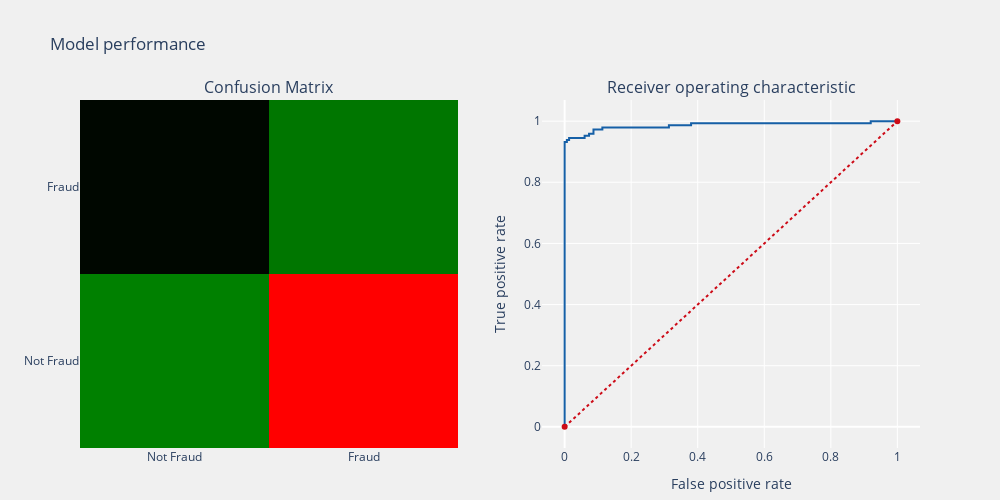

Here is the notebook cell this chart was saved with:
### Markdown cell above
# <a id="10"> 10.Recursive Feature Elimination  </a>

### Code cell
logit = LogisticRegression(max_iter= 1000, solver= 'lbfgs')
rfe=RFE(logit,5)
rfe=rfe.fit(X_train_under,y_train_under.values.ravel())
rfe.support_
rfe.ranking_
idc_rfe=pd.DataFrame({"rfe_support" :rfe.support_,
                       "columns" : [i for i in X.columns],
                       "ranking" : rfe.ranking_,
                      })
cols = idc_rfe[idc_rfe["rfe_support"] == True]["columns"].tolist()

train_rf_X = X_train_under[cols]
train_rf_Y = y_train_under
test_rf_X  = X_test_under[cols]
test_rf_Y  = y_test_under
logit_rfe=LogisticRegression(max_iter= 1000, solver= 'lbfgs')
Fraud(logit_rfe,train_rf_X,test_rf_X,train_rf_Y.values.ravel(),test_rf_Y,"coefficients")

### Figure 1 — Plotly figure (JSON) as saved in the notebook; plotly's stock layout.template omitted (floating-point values rounded to 4 significant figures)
{"data": [{"colorscale": [[0, "red"], [0.001, "black"], [1, "green"]], "name": "matrix", "showscale": false, "type": "heatmap", "x": ["Not Fraud", "Fraud"], "xaxis": "x", "y": ["Not Fraud", "Fraud"], "yaxis": "y", "z": [[149, 1], [9, 137]]}, {"line": {"color": "rgb(22, 96, 167)", "width": 2}, "name": "Roc : 0.9658447488584475", "type": "scatter", "x": [0, 0, 0, 0, 0, 0, 0, 0.006667, 0.006667, 0.01333, 0.01333, 0.06, 0.06, 0.07333, 0.07333, 0.08667, 0.08667, 0.1133, 0.1133, 0.3133, 0.3133, 0.38, 0.38, 0.92, 0.92, 1], "xaxis": "x2", "y": [0, 0.006849, 0.2192, 0.2329, 0.5616, 0.5753, 0.9315, 0.9315, 0.9384, 0.9384, 0.9452, 0.9452, 0.9521, 0.9521, 0.9589, 0.9589, 0.9726, 0.9726, 0.9795, 0.9795, 0.9863, 0.9863, 0.9932, 0.9932, 1, 1], "yaxis": "y2"}, {"line": {"color": "rgb(205, 12, 24)", "dash": "dot", "width": 2}, "type": "scatter", "x": [0, 1], "xaxis": "x2", "y": [0, 1], "yaxis": "y2"}], "layout": {"annotations": [{"font": {"size": 16}, "showarrow": false, "text": "Confusion Matrix", "x": 0.225, "xanchor": "center", "xref": "paper", "y": 1, "yanchor": "bottom", "yref": "paper"}, {"font": {"size": 16}, "showarrow": false, "text": "Receiver operating characteristic", "x": 0.775, "xanchor": "center", "xref": "paper", "y": 1, "yanchor": "bottom", "yref": "paper"}], "autosize": true, "height": 500, "margin": {"b": 10}, "paper_bgcolor": "rgba(240,240,240, 0.95)", "plot_bgcolor": "rgba(240,240,240, 0.95)", "showlegend": false, "title": {"text": "Model performance"}, "width": 1000, "xaxis": {"anchor": "y", "domain": [0, 0.45]}, "xaxis2": {"anchor": "y2", "domain": [0.55, 1], "title": {"text": "False positive rate"}}, "yaxis": {"anchor": "x", "domain": [0, 1]}, "yaxis2": {"anchor": "x2", "domain": [0, 1], "title": {"text": "True positive rate"}}}}
